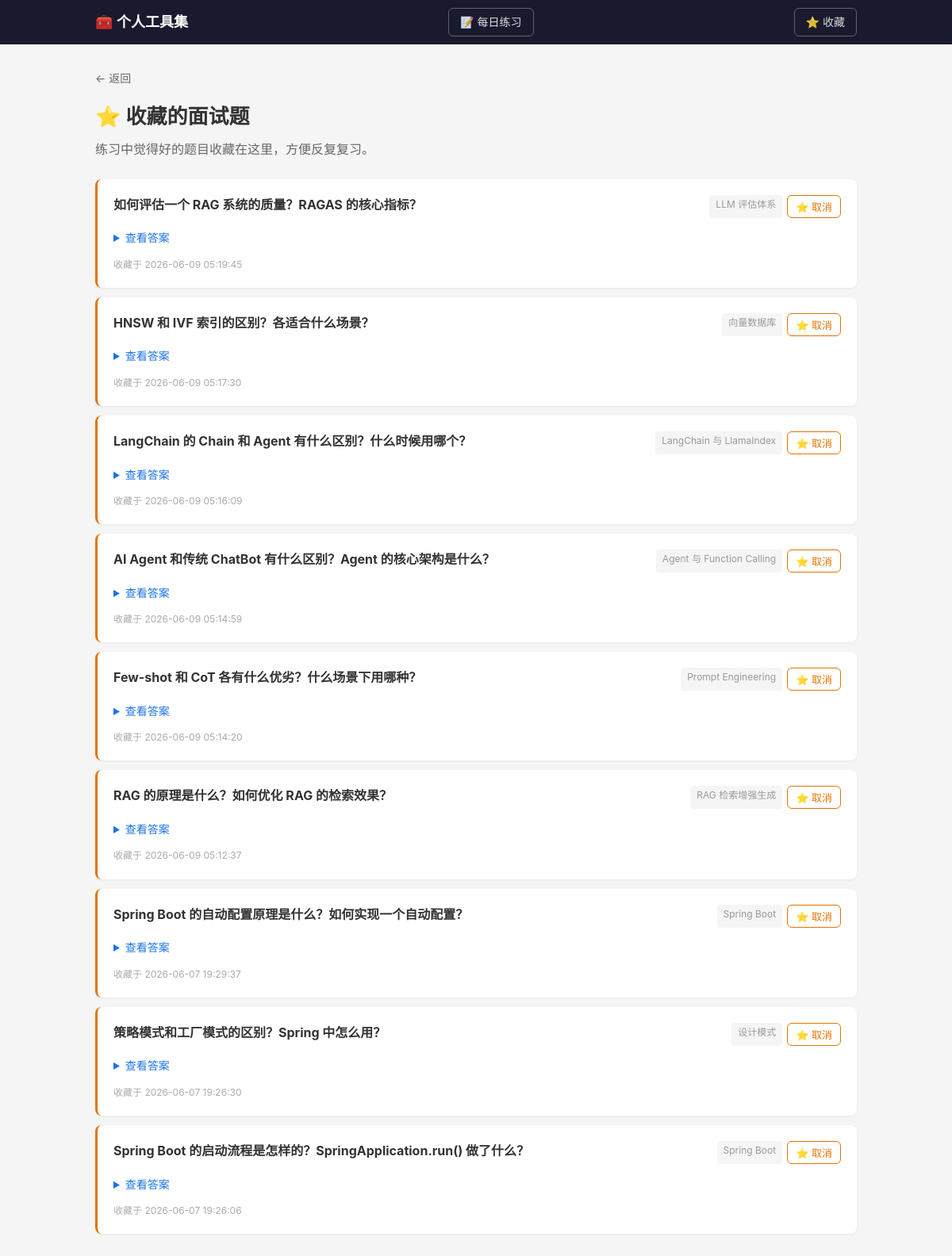
Page /skillset/favorites on the committed database.
### tables this page shows
CREATE TABLE favorite (
            id INTEGER PRIMARY KEY AUTOINCREMENT,
            entry_id INTEGER NOT NULL UNIQUE,
            created_at TIMESTAMP DEFAULT CURRENT_TIMESTAMP,
            FOREIGN KEY (entry_id) REFERENCES entry(id) ON DELETE CASCADE
        );

CREATE TABLE entry (
            id INTEGER PRIMARY KEY AUTOINCREMENT,
            stack_id INTEGER NOT NULL,
            title TEXT NOT NULL,
            content TEXT DEFAULT '',
            tags TEXT DEFAULT '',
            entry_type TEXT DEFAULT 'note',
            created_at TIMESTAMP DEFAULT CURRENT_TIMESTAMP,
            updated_at TIMESTAMP DEFAULT CURRENT_TIMESTAMP,
            FOREIGN KEY (stack_id) REFERENCES stack(id) ON DELETE CASCADE
        );

CREATE TABLE stack (
            id INTEGER PRIMARY KEY AUTOINCREMENT,
            tool_id INTEGER NOT NULL,
            name TEXT NOT NULL,
            description TEXT DEFAULT '',
            sort_order INTEGER DEFAULT 0,
            is_deprecated INTEGER DEFAULT 0,
            created_at TIMESTAMP DEFAULT CURRENT_TIMESTAMP, group_name TEXT DEFAULT '',
            FOREIGN KEY (tool_id) REFERENCES tool(id) ON DELETE CASCADE,
            UNIQUE(tool_id, name)
        );

### tools/skillset/routes.py (the view)
@bp.route("/favorites")
def favorite_list():
    favorites = Favorite.get_all()
    return render_template("favorites.html", favorites=favorites)

### app.py (called while the page is built)
@app.template_filter("markdown")
def markdown_filter(text):
    return markdown.markdown(
        text,
        extensions=["fenced_code", "tables", "codehilite"],
    )

### db.py (called while the page is built)
def get_db():
    conn = sqlite3.connect(str(DB_PATH))
    conn.row_factory = sqlite3.Row
    conn.execute("PRAGMA foreign_keys = ON")
    return conn

### tools/skillset/models.py (called while the page is built)
    @staticmethod
    def get_all():
        db = get_db()
        return db.execute(
            'SELECT e.*, s.name as stack_name, f.created_at as fav_at '
            'FROM favorite f JOIN entry e ON f.entry_id = e.id '
            'JOIN stack s ON e.stack_id = s.id '
            'ORDER BY f.created_at DESC'
        ).fetchall()

### templates/skillset/favorites.html (shortened to what this page needs)
{% extends "base.html" %}
{% block content %}
<div class="container">
    <a href="javascript:history.back()" class="back-link">← 返回</a>
    <h1>⭐ 收藏的面试题</h1>
    <p class="desc">练习中觉得好的题目收藏在这里，方便反复复习。</p>
    {% if favorites %}
    <div class="entry-list">
        {% for e in favorites %}
        <div class="entry-item interview-item">
            <div class="entry-header">
                <h3>{{ e.title }}</h3>
                <div class="entry-actions">
                    <span class="fav-stack">{{ e.stack_name }}</span>
                    <form method="POST" action="{{ url_for('.favorite_toggle', entry_id=e.id) }}">
                        <button type="submit" class="btn btn-sm btn-fav-active">⭐ 取消</button>
                    </form>
                </div>
            </div>
            <details class="interview-answer">
                <summary>查看答案</summary>
            </details>
            <div class="entry-meta">收藏于 {{ e.fav_at }}</div>
        </div>
        {% endfor %}
    </div>
    {% else %}
    <p class="empty">还没有收藏的面试题。在答题练习或技术栈页面点击 ⭐ 即可收藏。</p>
    {% endif %}
</div>
{% endblock %}

### templates/base.html (shortened to what this page needs)
<!DOCTYPE html>
<html lang="zh-CN">
<head>
    <link rel="stylesheet" href="{{ url_for('static', filename='style.css') }}">
</head>
<body>
    <nav class="nav">
        <div class="nav-inner">
            <a href="/" class="nav-brand">🧰 个人工具集</a>
            <a href="/skillset/practice" class="nav-practice">📝 每日练习</a>
            <a href="/skillset/favorites" class="nav-practice">⭐ 收藏</a>
        </div>
    </nav>
    <main class="main">
        {% block content %}{% endblock %}
    </main>
</body>
</html>

### static/style.css (style rules this page uses)
* { margin: 0; padding: 0; box-sizing: border-box; }
body { font-family: -apple-system, BlinkMacSystemFont, "Segoe UI", Roboto, sans-serif; background: #f5f5f5; color: #333; line-height: 1.6; }
.nav { background: #1a1a2e; color: #fff; padding: 0 20px; }
.nav-inner { max-width: 960px; margin: 0 auto; display: flex; align-items: center; height: 56px; }
.nav-brand { font-size: 18px; font-weight: 600; color: #fff; text-decoration: none; }
.nav-practice { font-size: 14px; color: rgba(255,255,255,.85); text-decoration: none; margin-left: auto; padding: 6px 14px; border: 1px solid rgba(255,255,255,.3); border-radius: 6px; transition: background .2s; }
.main { min-height: calc(100vh - 56px); padding: 30px 20px; }
.container { max-width: 960px; margin: 0 auto; }
h1 { font-size: 26px; margin-bottom: 8px; }
.desc { color: #666; margin-bottom: 24px; }
.back-link { display: inline-block; color: #666; text-decoration: none; margin-bottom: 16px; font-size: 14px; }
.entry-list { display: flex; flex-direction: column; gap: 12px; }
.entry-item { background: #fff; border-radius: 8px; padding: 20px; box-shadow: 0 1px 3px rgba(0,0,0,.06); }
.entry-header { display: flex; justify-content: space-between; align-items: flex-start; }
.entry-header h3 { font-size: 16px; margin-bottom: 4px; }
.entry-actions { display: flex; gap: 6px; flex-shrink: 0; }
.entry-meta { color: #aaa; font-size: 12px; margin-top: 8px; }
.btn { display: inline-block; padding: 8px 16px; border-radius: 6px; border: 1px solid #ddd; background: #fff; cursor: pointer; font-size: 14px; text-decoration: none; color: #333; }
.btn-sm { padding: 4px 10px; font-size: 13px; }
.interview-item { border-left: 3px solid #e37400; }
.interview-answer { margin-top: 10px; }
.interview-answer summary { cursor: pointer; color: #1a73e8; font-size: 14px; font-weight: 500; padding: 4px 0; }

### templates/skillset/favorites.html (style rules this page uses)
.fav-stack { font-size: 12px; color: #999; background: #f5f5f5; padding: 2px 8px; border-radius: 4px; }
.btn-fav-active { color: #e37400; border-color: #e37400; }

### rows in the picture
favorite: title "如何评估一个 RAG 系统的质量？RAGAS 的核心指标？", stack_name "LLM 评估体系", fav_at "2026-06-09 05:19:45"
favorite: title "HNSW 和 IVF 索引的区别？各适合什么场景？", stack_name "向量数据库", fav_at "2026-06-09 05:17:30"
favorite: title "LangChain 的 Chain 和 Agent 有什么区别？什么时候用哪个？", stack_name "LangChain 与 LlamaIndex", fav_at "2026-06-09 05:16:09"
favorite: title "AI Agent 和传统 ChatBot 有什么区别？Agent 的核心架构是什么？", stack_name "Agent 与 Function Calling", fav_at "2026-06-09 05:14:59"
favorite: title "Few-shot 和 CoT 各有什么优劣？什么场景下用哪种？", stack_name "Prompt Engineering", fav_at "2026-06-09 05:14:20"
favorite: title "RAG 的原理是什么？如何优化 RAG 的检索效果？", stack_name "RAG 检索增强生成", fav_at "2026-06-09 05:12:37"
favorite: title "Spring Boot 的自动配置原理是什么？如何实现一个自动配置？", stack_name "Spring Boot", fav_at "2026-06-07 19:29:37"
favorite: title "策略模式和工厂模式的区别？Spring 中怎么用？", stack_name "设计模式", fav_at "2026-06-07 19:26:30"
favorite: title "Spring Boot 的启动流程是怎样的？SpringApplication.run() 做了什么？", stack_name "Spring Boot", fav_at "2026-06-07 19:26:06"
